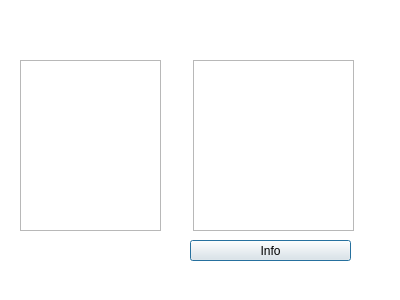
<?xml version="1.0" encoding="UTF-8"?>
<ui version="4.0">
 <class>Leung</class>
 <widget class="QDialog" name="Leung">
  <property name="geometry">
   <rect>
    <x>0</x>
    <y>0</y>
    <width>400</width>
    <height>300</height>
   </rect>
  </property>
  <property name="windowTitle">
   <string>Dialog</string>
  </property>
  <widget class="QGraphicsView" name="graphicsView">
   <property name="geometry">
    <rect>
     <x>-5</x>
     <y>-9</y>
     <width>411</width>
     <height>311</height>
    </rect>
   </property>
   <property name="styleSheet">
    <string notr="true">background-image: url(:/pics/facultyBg.png);</string>
   </property>
  </widget>
  <widget class="QGraphicsView" name="graphicsView_2">
   <property name="geometry">
    <rect>
     <x>20</x>
     <y>60</y>
     <width>141</width>
     <height>171</height>
    </rect>
   </property>
  </widget>
  <widget class="QPlainTextEdit" name="plainTextEdit">
   <property name="geometry">
    <rect>
     <x>193</x>
     <y>60</y>
     <width>161</width>
     <height>171</height>
    </rect>
   </property>
  </widget>
  <widget class="QPushButton" name="pushButton">
   <property name="geometry">
    <rect>
     <x>190</x>
     <y>240</y>
     <width>161</width>
     <height>21</height>
    </rect>
   </property>
   <property name="text">
    <string>Info</string>
   </property>
  </widget>
 </widget>
 <resources/>
 <connections/>
</ui>
